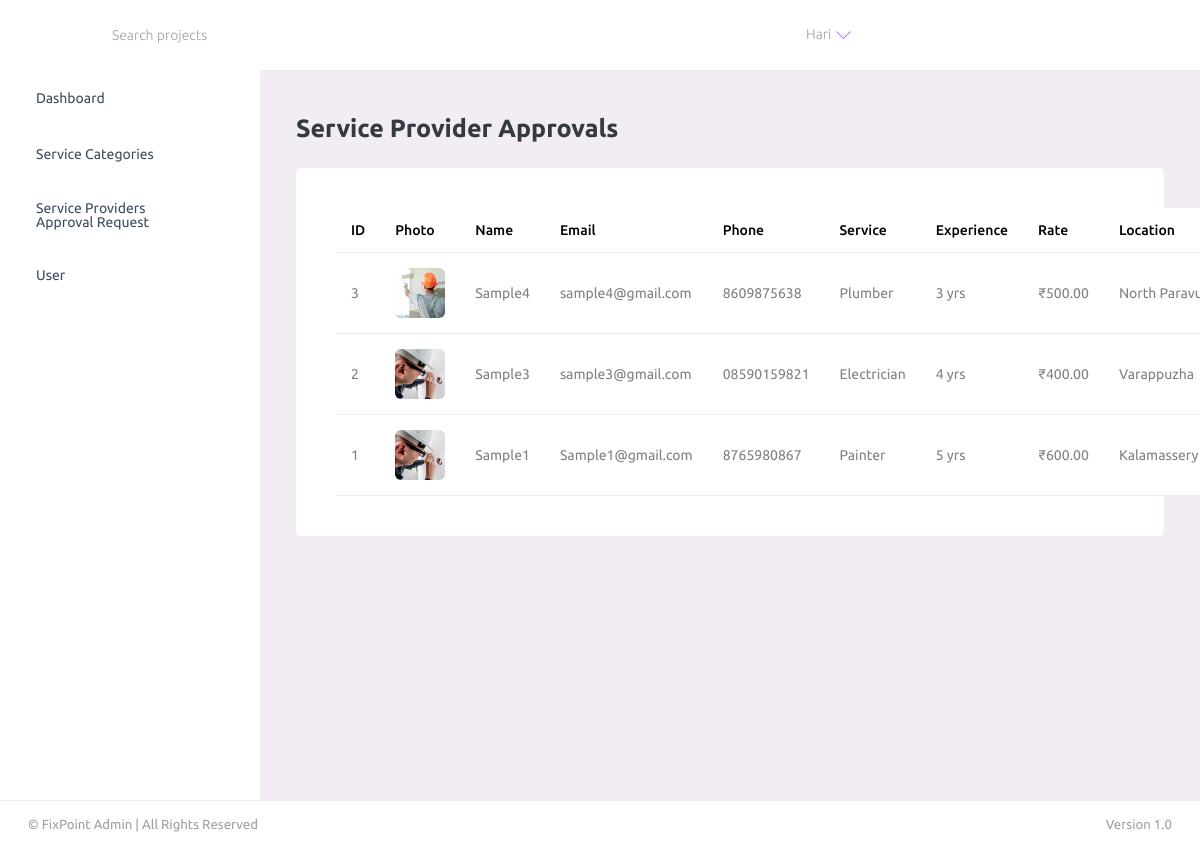
The page /FixPointAdmin/display_service_providers_for_approval_page/ (signed in) on the database its author committed.
### UserApp/models.py (models this page shows, shortened)
class ServiceProviderProfileDb(models.Model):
    APPROVAL_STATUS = (
        ('PENDING', 'Pending Approval'),
        ('APPROVED', 'Approved'),
        ('REJECTED', 'Rejected'),
    )
    user = models.OneToOneField(UserDb, on_delete=models.CASCADE)
    full_name = models.CharField(max_length=150)
    phone_number = models.CharField(max_length=15, null=True, blank=True)
    service_type = models.CharField(max_length=100)
    experience = models.PositiveIntegerField(default=0)
    hourly_rate = models.DecimalField(
        max_digits=8,
        decimal_places=2
    )
    location = models.CharField(max_length=150)
    latitude = models.DecimalField(
        max_digits=9,
        decimal_places=6,
        null=True,
        blank=True
    )
    longitude = models.DecimalField(
        max_digits=9,
        decimal_places=6,
        null=True,
        blank=True
    )
    is_available = models.BooleanField(default=True)
    approval_status = models.CharField(
        max_length=10,
        choices=APPROVAL_STATUS,
        default='PENDING'
    )
    profile_photo = models.ImageField(
        upload_to="provider_photos/",
        null=True,
        blank=True
    )
    rejection_reason = models.TextField(blank=True, null=True)
    created_at = models.DateTimeField(auto_now_add=True)

class UserDb(models.Model):
    ROLE_CHOICES = (
        ('SERVICE_PROVIDER', 'Service Provider'),
        ('CUSTOMER', 'Customer'),
    )
    user = models.OneToOneField(
        User,
        on_delete=models.CASCADE,
        related_name="profile"
    )
    user_role = models.CharField(
        max_length=20,
        choices=ROLE_CHOICES
    )
    is_approved = models.BooleanField(default=False)

### AdminApp/views.py (the view)
# urls.py: path('display_service_providers_for_approval_page/', views.display_service_providers_for_approval_page, name='display_service_providers_for_approval_page'),
@admin_required
def display_service_providers_for_approval_page(request):
    providers = ServiceProviderProfileDb.objects.select_related('user')\
        .all().order_by('-created_at')
    return render(request, 'display_service_providers._approval_request.html', {
        'providers': providers
    })

### AdminApp/views.py (called while the page is built)
def admin_required(view_func):
    @wraps(view_func)
    def _wrapped_view(request, *args, **kwargs):
        if not request.user.is_authenticated:
            return redirect("admin_login")
        if not request.user.is_superuser:
            messages.error(request, "Please log in with an admin account.")
            return redirect("admin_login")
        return view_func(request, *args, **kwargs)
    return _wrapped_view

### AdminApp/templates/display_service_providers._approval_request.html (shortened to what this page needs)
{% extends 'base.html' %}
{% block content %}
<div class="content-wrapper">
    <div class="row">
        <div class="col-12">
            <h3 class="mb-4 font-weight-bold">Service Provider Approvals</h3>
        </div>
    </div>
    <div class="card">
        <div class="card-body">
            <table class="table table-hover">
                <thead>
                    <tr>
                        <th>ID</th>
                        <th>Photo</th>
                        <th>Name</th>
                        <th>Email</th>
                        <th>Phone</th>
                        <th>Service</th>
                        <th>Experience</th>
                        <th>Rate</th>
                        <th>Location</th>
                    </tr>
                </thead>
                <tbody>
                    {% for provider in providers %}
                    <tr>
                        <td>{{ provider.id }}</td>
                        <td>
                            {% if provider.profile_photo %}
                            <img src="{{ provider.profile_photo.url }}"
                                style="width:50px;height:50px;object-fit:cover;border-radius:6px;">
                            {% else %}
                            <span class="text-muted">No Photo</span>
                            {% endif %}
                        </td>
                        <td>{{ provider.full_name }}</td>
                        <td>{{ provider.user.user.email }}</td>
                        <td>{{ provider.phone_number }}</td>
                        <td>{{ provider.service_type }}</td>
                        <td>{{ provider.experience }} yrs</td>
                        <td>₹{{ provider.hourly_rate }}</td>
                        <td>{{ provider.location }}</td>
                    </tr>
                    {% empty %}
                    <tr>
                        <td colspan="11" class="text-center text-muted">
                            No service providers found
                        </td>
                    </tr>
                    {% endfor %}
                </tbody>
            </table>
        </div>
    </div>
</div>
{% endblock %}

### AdminApp/templates/base.html (shortened to what this page needs)
<!DOCTYPE html>
{% load static %}
<html lang="en">
<head>
    <link rel="stylesheet" href="{% static 'admin_app_assets/vendors/mdi/css/materialdesignicons.min.css' %}">
    <link rel="stylesheet" href="{% static 'admin_app_assets/vendors/ti-icons/css/themify-icons.css' %}">
    <link rel="stylesheet" href="{% static 'admin_app_assets/vendors/css/vendor.bundle.base.css' %}">
    <link rel="stylesheet" href="{% static 'admin_app_assets/vendors/font-awesome/css/font-awesome.min.css' %}">
    <link rel="stylesheet" href="{% static 'admin_app_assets/vendors/font-awesome/css/font-awesome.min.css' %}">
    <link rel="stylesheet"
        href="{% static 'admin_app_assets/vendors/bootstrap-datepicker/bootstrap-datepicker.min.css' %}">
    <link rel="stylesheet" href="{% static 'admin_app_assets/css/style.css' %}">
</head>
<body>
    <div class="container-scroller">
        <nav class="navbar default-layout-navbar col-lg-12 col-12 p-0 fixed-top d-flex flex-row">
            <div class="navbar-menu-wrapper d-flex align-items-stretch">
                <button class="navbar-toggler navbar-toggler align-self-center" type="button" data-toggle="minimize">
                    <span class="mdi mdi-menu"></span>
                </button>
                <div class="search-field d-none d-md-block">
                    <form class="d-flex align-items-center h-100" action="#">
                        <div class="input-group">
                            <div class="input-group-prepend bg-transparent">
                                <i class="input-group-text border-0 mdi mdi-magnify"></i>
                            </div>
                            <input type="text" class="form-control bg-transparent border-0"
                                placeholder="Search projects">
                        </div>
                    </form>
                </div>
                <ul class="navbar-nav navbar-nav-right">
                    <li class="nav-item d-none d-lg-block full-screen-link">
                        <a class="nav-link">
                            <i class="mdi mdi-fullscreen" id="fullscreen-button"></i>
                        </a>
                    </li>
                    {% if request.user.is_authenticated and request.user.is_superuser %}
                    <li class="nav-item nav-profile dropdown">
                        <a class="nav-link dropdown-toggle" id="profileDropdown" href="#" data-bs-toggle="dropdown"
                            aria-expanded="false">
                            <i class="mdi mdi-account-circle mdi-24px"></i>
                            <span class="ms-2">{{ request.user.username }}</span>
                        </a>
                    </li>
                    {% endif %}
                    <li class="nav-item nav-settings d-none d-lg-block">
                        <a class="nav-link" href="#">
                            <i class="mdi mdi-format-line-spacing"></i>
                        </a>
                    </li>
                </ul>
            </div>
        </nav>
        <div class="container-fluid page-body-wrapper">
            <nav class="sidebar sidebar-offcanvas" id="sidebar">
                <ul class="nav">
                    <li class="nav-item">
                        <a class="nav-link" href="{% url 'dashboard' %}">
                            <span class="menu-title">Dashboard</span>
                            <i class="mdi mdi-home menu-icon"></i>
                        </a>
                    </li>
                    <li class="nav-item">
                        <a class="nav-link" data-bs-toggle="collapse" href="#category-dropdown" aria-expanded="false"
                            aria-controls="ui-basic">
                            <span class="menu-title">Service Categories</span>
                            <i class="menu-arrow"></i>
                            <i class="mdi mdi-account-wrench menu-icon"></i>
                        </a>
                    </li>
                    <li class="nav-item">
                        <a class="nav-link" data-bs-toggle="collapse" href="#provider-dropdown" aria-expanded="false"
                            aria-controls="provider-dropdown">
                            <span class="menu-title">Service Providers Approval Request</span>
                            <i class="menu-arrow"></i>
                            <i class="mdi mdi-account-group menu-icon"></i>
                        </a>
                    </li>
                    <li class="nav-item">
                        <a class="nav-link" data-bs-toggle="collapse" href="#user-dropdown" aria-expanded="false"
                            aria-controls="provider-dropdown">
                            <span class="menu-title">User</span>
                            <i class="menu-arrow"></i>
                            <i class="mdi mdi-account-group menu-icon"></i>
                        </a>
                    </li>
                </ul>
            </nav>
            <div class="main-panel">
                {% block content %}
                {% endblock %}
            </div>
        </div>
        <footer class="footer bg-white border-top py-3">
            <div class="container-fluid d-flex justify-content-between">
                <span class="text-muted">
                    © {{ now|date:"Y" }} FixPoint Admin | All Rights Reserved
                </span>
                <span class="text-muted">
                    Version 1.0
                </span>
            </div>
        </footer>
    </div>
</body>
</html>

### rows shown on the page
ServiceProviderProfileDb: id "3", profile_photo (picture), full_name "Sample4", user.user.email "sample4@gmail.com", phone_number "8609875638", service_type "Plumber", experience "3", hourly_rate "500.00", location "North…"
ServiceProviderProfileDb: id "2", profile_photo (picture), full_name "Sample3", user.user.email "sample3@gmail.com", phone_number "08590159821", service_type "Electrician", experience "4", hourly_rate "400.00", location "Varappuzha"
ServiceProviderProfileDb: id "1", profile_photo (picture), full_name "Sample1", user.user.email "Sample1@gmail.com", phone_number "8765980867", service_type "Painter", experience "5", hourly_rate "600.00", location "Kalamassery"

### other values the page prints
{{ request.user.username }} "Hari"
